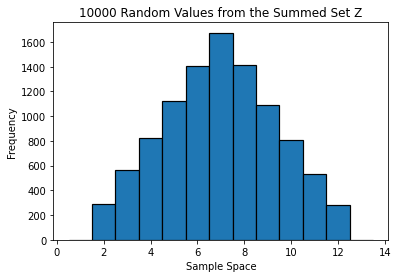

Source code (Python):
# -*- coding: utf-8 -*-
"""
Created on Fri Sep 16 17:13:29 2022

@author: palom
"""
import random
import numpy as np
import matplotlib.pyplot as plt

X = [random.randint(1, 6) for x in range(10000)]
Y = [random.randint(1, 6) for x in range(10000)]
Z = np.add(X, Y)

plt.hist(Z, range(1, 15), edgecolor='black', linewidth=1.2, align = 'left')
plt.xlabel('Sample Space')
plt.ylabel('Frequency')
plt.title('10000 Random Values from the Summed Set Z')
